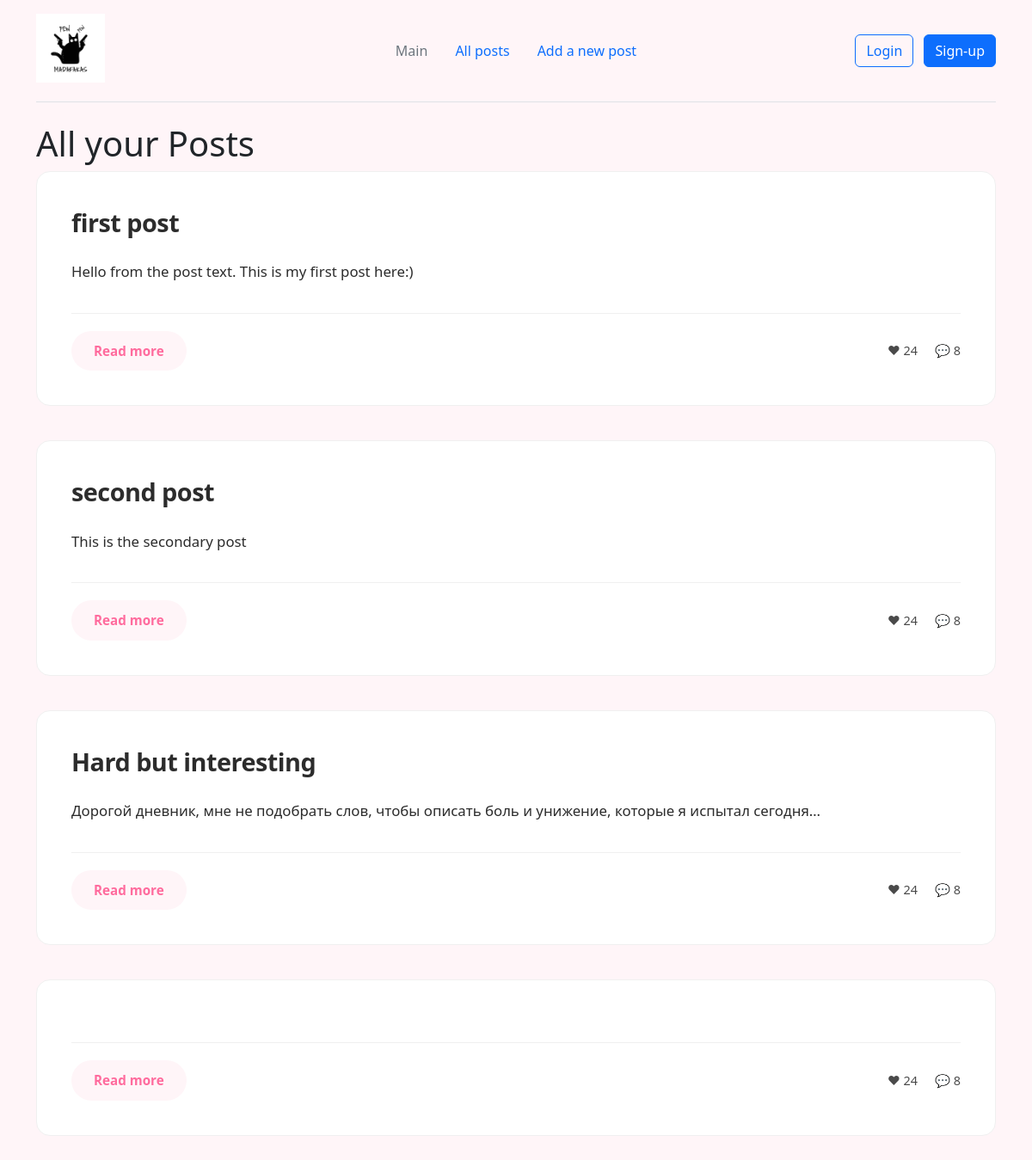
The page /posts on the database its author committed.
### app.py (models this page shows)
class Post(db.Model):
    id = db.Column(db.Integer, primary_key = True)
    title = db.Column(db.String(300), nullable = False)
    text = db.Column(db.Text, nullable = False)

### app.py (the view)
@app.route('/posts')
def posts():
    posts = Post.query.all()
    return render_template('posts.html', posts = posts)

### templates/posts.html (shortened to what this page needs)
{% extends 'base.html' %}
{% block body %}
<h1>All your Posts</h1>
{% for post in posts %}
<div class="blog-post">
    <div class="post-header">
        <h2 class="post-title">{{ post.title }}</h2>
    </div>
    <div class="post-content">
        <p>{{ post.text }}</p>
    </div>
    <div class="post-footer">
        <a href="#" class="read-more-btn">Read more</a>
        <div class="post-stats">
            <span class="likes">♥ 24</span>
            <span class="comments">💬 8</span>
        </div>
    </div>
</div>
{% endfor %}
{% endblock %}

### templates/base.html (shortened to what this page needs)
<!DOCTYPE html>
<html lang="en">
<head>
    <link href="https://cdn.jsdelivr.net/npm/bootstrap@5.3.8/dist/css/bootstrap.min.css" rel="stylesheet"
>
    <link rel="stylesheet" href="{{ url_for('static', filename='css/main.css') }}">
</head>
<body>
   <div class="container">
    <header class="d-flex flex-wrap align-items-center justify-content-between py-3 mb-4 border-bottom">
        <div class="col-md-3">
            <a href="/" class="d-inline-flex link-body-emphasis text-decoration-none">
                <img class="header__img" src="{{url_for('static', filename='img/pew.jpg')}}" alt="Logo">
            </a>
        </div>
        <ul class="nav col-md-6 justify-content-center mb-2 mb-md-0">
            <li><a href="{{url_for('index')}}" class="nav-link px-3 link-secondary">Main</a></li>
            <li><a href="{{url_for('posts')}}" class="nav-link px-3">All posts</a></li>
            <li><a href="{{url_for('create')}}" class="nav-link px-3">Add a new post</a></li>
        </ul>
        <div class="col-md-3 text-end">
            <button type="button" class="btn btn-outline-primary me-2">Login</button>
            <a href="{{ url_for('sign_up') }}" class="btn btn-primary text-decoration-none">Sign-up</a>
        </div>
    </header>
    {% block body %} {% endblock %}
</div>
</body>
</html>

### static/css/main.css (style rules this page uses)
.header__img { height: 80px; width: 80px; }
body { background-color: #fff5f8; }
:root { --graphite: #2c2c2c; --graphite-light: #4a4a4a; --pink-primary: #ff6b9d; --pink-light: #ffc2d4; --pink-pale: #fff5f8; --bg-white: #ffffff; --border-light: #f0f0f0; }
.blog-post { background: var(--bg-white); border-radius: 16px; padding: 40px; margin-bottom: 40px; border: 1px solid var(--border-light); transition: all 0.3s cubic-bezier(0.4, 0, 0.2, 1); position: relative; overflow: hidden; }
.blog-post::before { content: ''; position: absolute; top: 0; left: 0; width: 4px; height: 100%; background: linear-gradient(to bottom, var(--pink-primary), var(--pink-light)); opacity: 0; transition: opacity 0.3s ease; }
.post-header { margin-bottom: 24px; }
.post-title { color: var(--graphite); font-size: 1.8rem; font-weight: 700; line-height: 1.3; margin-bottom: 12px; letter-spacing: -0.5px; }
.post-content { color: var(--graphite); line-height: 1.8; font-size: 1.05rem; margin-bottom: 32px; }
.post-content p { margin-bottom: 20px; text-align: justify; }
.post-footer { display: flex; justify-content: space-between; align-items: center; padding-top: 20px; border-top: 1px solid var(--border-light); }
.read-more-btn { background: var(--pink-pale); color: var(--pink-primary); text-decoration: none; padding: 10px 24px; border-radius: 50px; font-weight: 600; font-size: 0.95rem; transition: all 0.3s ease; border: 2px solid transparent; }
.post-stats { display: flex; gap: 20px; color: var(--graphite-light); }
.likes, .comments { display: flex; align-items: center; gap: 6px; font-size: 0.9rem; transition: color 0.3s ease; }
.blog-post { animation: fadeInUp 0.6s ease-out; }
:root { --graphite: #2c2c2c; --graphite-light: #4a4a4a; --graphite-lighter: #7a7a7a; --pink-primary: #ff6b9d; --pink-light: #ffc2d4; --pink-pale: #fff5f8; --pink-pale-light: #fffafc; --white: #ffffff; --border-color: #f0e6ea; --shadow-light: rgba(255, 107, 157, 0.08); --shadow-medium: rgba(255, 107, 157, 0.12); }

### rows shown on the page
Post: title "first post", text "Hello from the post text. This is my first post here:)"
Post: title "second post", text "This is the secondary post"
Post: title "Hard but interesting", text "Дорогой дневник, мне не подобрать слов, чтобы описать боль и унижение, которые я испытал сегодня…"
